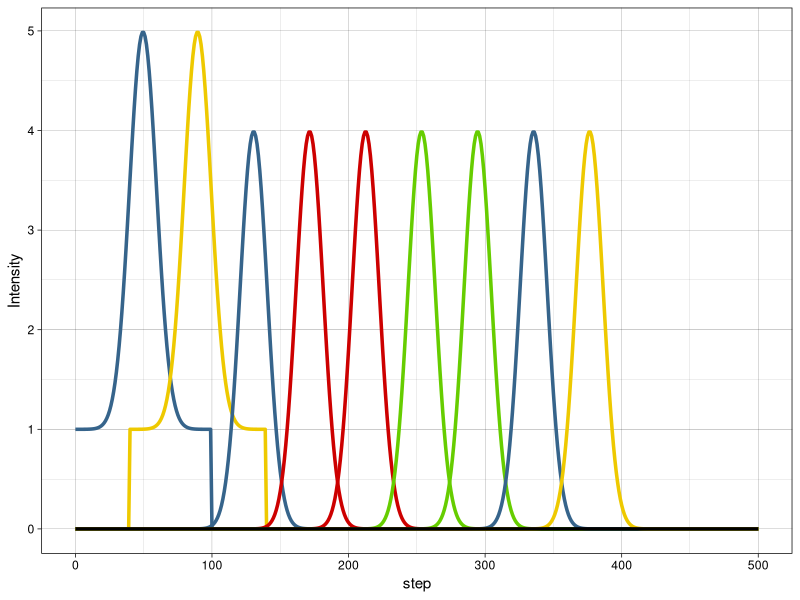

This chart was generated by the following R code:

# Library
library(dplyr)
library(ggplot2)
library(pracma)

lim <- 500
# Adenina 1
bias <- 1
data.a1 <- data.frame(step = 0:lim)
data.a1$base <- "adenine"
data.a1$intensity <- 0
a.intensity <- dnorm(linspace(-0.5, 0.5, 100), sd=0.1) + bias
data.a1$intensity[0:100] <- a.intensity

# Timina 1
data.t1 <- data.frame(step = 0:lim)
data.t1$base <- "thymine"
data.t1$intensity <- 0
t.intensity <- dnorm(linspace(-0.5, 0.5, 100), sd=0.1)
data.t1$intensity[41:140] <- a.intensity

# Adenina 2
data.a2 <- data.frame(step = 0:lim)
data.a2$base <- "adenine"
data.a2$intensity <- 0
a.intensity <- dnorm(linspace(-0.5, 0.5, 100), sd=0.1)
data.a2$intensity[82:181] <- a.intensity

# Cytosine 1
data.c1 <- data.frame(step = 0:lim)
data.c1$base <- "cytosine"
data.c1$intensity <- 0
c.intensity <- dnorm(linspace(-0.5, 0.5, 100), sd=0.1)
data.c1$intensity[123:222] <- c.intensity

# Cytosine 2
data.c2 <- data.frame(step = 0:lim)
data.c2$base <- "guanine"
data.c2$intensity <- 0
c.intensity <- dnorm(linspace(-0.5, 0.5, 100), sd=0.1)
data.c2$intensity[164:263] <- c.intensity

# Guanine 1
data.g1 <- data.frame(step = 0:lim)
data.g1$base <- "guanine"
data.g1$intensity <- 0
g.intensity <- dnorm(linspace(-0.5, 0.5, 100), sd=0.1)
data.g1$intensity[205:304] <- g.intensity

# Guanine 2
data.g2 <- data.frame(step = 0:lim)
data.g2$base <- "guanine"
data.g2$intensity <- 0
g.intensity <- dnorm(linspace(-0.5, 0.5, 100), sd=0.1)
data.g2$intensity[246:345] <- g.intensity

# Adenina 3
data.a3 <- data.frame(step = 0:lim)
data.a3$base <- "adenine"
data.a3$intensity <- 0
a.intensity <- dnorm(linspace(-0.5, 0.5, 100), sd=0.1)
data.a3$intensity[287:386] <- a.intensity

# Timina 1
data.t2 <- data.frame(step = 0:lim)
data.t2$base <- "thymine"
data.t2$intensity <- 0
t.intensity <- dnorm(linspace(-0.5, 0.5, 100), sd=0.1)
data.t2$intensity[328:427] <- a.intensity

# Base zero
data.b <- data.frame(step = 0:lim)
data.b$base <- "none"
data.b$intensity <- 0

# Plot chromatogram
a.color <- "steelblue4"
t.color <- "gold2"
g.color <- "chartreuse3"
c.color <- "red3"
size <- 1.2
ggplot() +
  geom_line(data=data.a1, aes(x = step, y = intensity), color=a.color, size=size) +
  geom_line(data=data.t1, aes(x = step, y = intensity), color=t.color, size=size) +
  geom_line(data=data.a2, aes(x = step, y = intensity), color=a.color, size=size) +
  geom_line(data=data.c1, aes(x = step, y = intensity), color=c.color, size=size) +
  geom_line(data=data.c2, aes(x = step, y = intensity), color=c.color, size=size) +
  geom_line(data=data.g1, aes(x = step, y = intensity), color=g.color, size=size) +
  geom_line(data=data.g2, aes(x = step, y = intensity), color=g.color, size=size) +
  geom_line(data=data.a3, aes(x = step, y = intensity), color=a.color, size=size) +
  geom_line(data=data.t2, aes(x = step, y = intensity), color=t.color, size=size) +
  geom_line(data=data.b, aes(x = step, y = intensity), color="black", size=size) +
  theme_linedraw() +
  labs(y = "Intensity")
  # theme(axis.title.x=element_blank(),
  #       axis.text.x=element_blank(),
  #       axis.ticks.x=element_blank())

